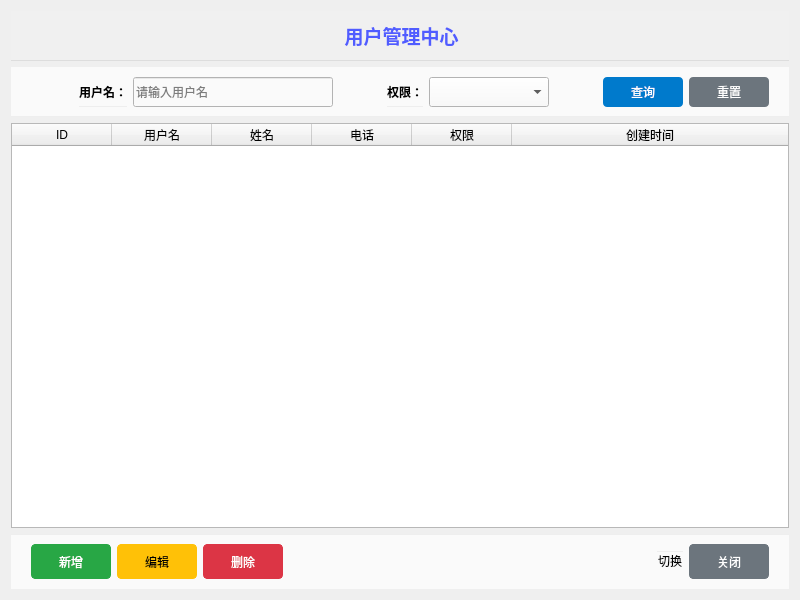
<?xml version="1.0" encoding="UTF-8"?>
<ui version="4.0">
 <class>UserManagerDialog</class>
 <widget class="QDialog" name="UserManagerDialog">
  <property name="geometry">
   <rect>
    <x>0</x>
    <y>0</y>
    <width>800</width>
    <height>600</height>
   </rect>
  </property>
  <property name="minimumSize">
   <size>
    <width>800</width>
    <height>600</height>
   </size>
  </property>
  <property name="windowTitle">
   <string>用户管理</string>
  </property>
  <layout class="QHBoxLayout" name="horizontalLayout">
   <item>
    <layout class="QGridLayout" name="gridLayout_2">
     <property name="horizontalSpacing">
      <number>8</number>
     </property>
     <item row="1" column="0">
      <widget class="QWidget" name="queryWidget" native="true">
       <property name="sizePolicy">
        <sizepolicy hsizetype="Preferred" vsizetype="Fixed">
         <horstretch>0</horstretch>
         <verstretch>0</verstretch>
        </sizepolicy>
       </property>
       <property name="styleSheet">
        <string notr="true">background-color: rgb(250, 250, 250);
border-bottom: 1px solid rgb(238, 238, 238);</string>
       </property>
       <layout class="QHBoxLayout" name="queryLayout">
        <property name="leftMargin">
         <number>20</number>
        </property>
        <property name="topMargin">
         <number>10</number>
        </property>
        <property name="rightMargin">
         <number>20</number>
        </property>
        <property name="bottomMargin">
         <number>10</number>
        </property>
        <item>
         <spacer name="horizontalSpacer_2">
          <property name="orientation">
           <enum>Qt::Orientation::Horizontal</enum>
          </property>
          <property name="sizeHint" stdset="0">
           <size>
            <width>40</width>
            <height>20</height>
           </size>
          </property>
         </spacer>
        </item>
        <item>
         <widget class="QLabel" name="labelQueryUser">
          <property name="styleSheet">
           <string notr="true">font-weight: bold;</string>
          </property>
          <property name="text">
           <string>用户名：</string>
          </property>
         </widget>
        </item>
        <item>
         <widget class="QLineEdit" name="lineEditQueryUser">
          <property name="sizePolicy">
           <sizepolicy hsizetype="Expanding" vsizetype="Fixed">
            <horstretch>1</horstretch>
            <verstretch>0</verstretch>
           </sizepolicy>
          </property>
          <property name="minimumSize">
           <size>
            <width>150</width>
            <height>30</height>
           </size>
          </property>
          <property name="maximumSize">
           <size>
            <width>200</width>
            <height>30</height>
           </size>
          </property>
          <property name="placeholderText">
           <string>请输入用户名</string>
          </property>
         </widget>
        </item>
        <item>
         <spacer name="horizontalSpacer_3">
          <property name="orientation">
           <enum>Qt::Orientation::Horizontal</enum>
          </property>
          <property name="sizeHint" stdset="0">
           <size>
            <width>40</width>
            <height>20</height>
           </size>
          </property>
         </spacer>
        </item>
        <item>
         <widget class="QLabel" name="labelQueryRole">
          <property name="styleSheet">
           <string notr="true">font-weight: bold;</string>
          </property>
          <property name="text">
           <string>权限：</string>
          </property>
         </widget>
        </item>
        <item>
         <widget class="QComboBox" name="comboBoxQueryRole">
          <property name="sizePolicy">
           <sizepolicy hsizetype="Fixed" vsizetype="Fixed">
            <horstretch>0</horstretch>
            <verstretch>0</verstretch>
           </sizepolicy>
          </property>
          <property name="minimumSize">
           <size>
            <width>120</width>
            <height>30</height>
           </size>
          </property>
          <property name="maximumSize">
           <size>
            <width>120</width>
            <height>30</height>
           </size>
          </property>
         </widget>
        </item>
        <item>
         <spacer name="horizontalSpacer_4">
          <property name="orientation">
           <enum>Qt::Orientation::Horizontal</enum>
          </property>
          <property name="sizeHint" stdset="0">
           <size>
            <width>40</width>
            <height>20</height>
           </size>
          </property>
         </spacer>
        </item>
        <item>
         <widget class="QPushButton" name="btnQuery">
          <property name="sizePolicy">
           <sizepolicy hsizetype="Fixed" vsizetype="Fixed">
            <horstretch>0</horstretch>
            <verstretch>0</verstretch>
           </sizepolicy>
          </property>
          <property name="minimumSize">
           <size>
            <width>80</width>
            <height>30</height>
           </size>
          </property>
          <property name="maximumSize">
           <size>
            <width>80</width>
            <height>30</height>
           </size>
          </property>
          <property name="styleSheet">
           <string notr="true">background-color: rgb(0, 122, 204);
color: white;
border: none;
padding: 6px 15px;
border-radius: 4px;</string>
          </property>
          <property name="text">
           <string>查询</string>
          </property>
         </widget>
        </item>
        <item>
         <widget class="QPushButton" name="btnResetQuery">
          <property name="sizePolicy">
           <sizepolicy hsizetype="Fixed" vsizetype="Fixed">
            <horstretch>0</horstretch>
            <verstretch>0</verstretch>
           </sizepolicy>
          </property>
          <property name="minimumSize">
           <size>
            <width>80</width>
            <height>30</height>
           </size>
          </property>
          <property name="maximumSize">
           <size>
            <width>80</width>
            <height>30</height>
           </size>
          </property>
          <property name="styleSheet">
           <string notr="true">background-color: rgb(108, 117, 125);
color: white;
border: none;
padding: 6px 15px;
border-radius: 4px;</string>
          </property>
          <property name="text">
           <string>重置</string>
          </property>
         </widget>
        </item>
       </layout>
      </widget>
     </item>
     <item row="2" column="0">
      <widget class="QTableWidget" name="tableUser">
       <property name="sizePolicy">
        <sizepolicy hsizetype="Expanding" vsizetype="Expanding">
         <horstretch>0</horstretch>
         <verstretch>0</verstretch>
        </sizepolicy>
       </property>
       <property name="horizontalScrollBarPolicy">
        <enum>Qt::ScrollBarPolicy::ScrollBarAsNeeded</enum>
       </property>
       <property name="sizeAdjustPolicy">
        <enum>QAbstractScrollArea::SizeAdjustPolicy::AdjustIgnored</enum>
       </property>
       <property name="autoScrollMargin">
        <number>16</number>
       </property>
       <property name="columnCount">
        <number>6</number>
       </property>
       <attribute name="horizontalHeaderHighlightSections">
        <bool>true</bool>
       </attribute>
       <attribute name="horizontalHeaderStretchLastSection">
        <bool>true</bool>
       </attribute>
       <attribute name="verticalHeaderVisible">
        <bool>false</bool>
       </attribute>
       <column>
        <property name="text">
         <string>ID</string>
        </property>
       </column>
       <column>
        <property name="text">
         <string>用户名</string>
        </property>
       </column>
       <column>
        <property name="text">
         <string>姓名</string>
        </property>
       </column>
       <column>
        <property name="text">
         <string>电话</string>
        </property>
       </column>
       <column>
        <property name="text">
         <string>权限</string>
        </property>
       </column>
       <column>
        <property name="text">
         <string>创建时间</string>
        </property>
       </column>
      </widget>
     </item>
     <item row="3" column="0">
      <widget class="QWidget" name="buttonSection" native="true">
       <property name="styleSheet">
        <string notr="true">background-color: rgb(250, 250, 250);
border-top: 1px solid rgb(238, 238, 238);</string>
       </property>
       <layout class="QGridLayout" name="gridLayout">
        <property name="leftMargin">
         <number>20</number>
        </property>
        <property name="topMargin">
         <number>10</number>
        </property>
        <property name="rightMargin">
         <number>20</number>
        </property>
        <property name="bottomMargin">
         <number>10</number>
        </property>
        <item row="0" column="1">
         <widget class="QPushButton" name="btnEditUser">
          <property name="sizePolicy">
           <sizepolicy hsizetype="Fixed" vsizetype="Fixed">
            <horstretch>0</horstretch>
            <verstretch>0</verstretch>
           </sizepolicy>
          </property>
          <property name="minimumSize">
           <size>
            <width>80</width>
            <height>35</height>
           </size>
          </property>
          <property name="maximumSize">
           <size>
            <width>80</width>
            <height>35</height>
           </size>
          </property>
          <property name="styleSheet">
           <string notr="true">background-color: rgb(255, 193, 7);
color: black;
border: 1px solid rgb(255, 193, 7);
padding: 8px 0px;
border-radius: 4px;
width: 80px;
height: 35px;</string>
          </property>
          <property name="text">
           <string>编辑</string>
          </property>
         </widget>
        </item>
        <item row="0" column="2">
         <widget class="QPushButton" name="btnDeleteUser">
          <property name="sizePolicy">
           <sizepolicy hsizetype="Fixed" vsizetype="Fixed">
            <horstretch>0</horstretch>
            <verstretch>0</verstretch>
           </sizepolicy>
          </property>
          <property name="minimumSize">
           <size>
            <width>80</width>
            <height>35</height>
           </size>
          </property>
          <property name="maximumSize">
           <size>
            <width>80</width>
            <height>35</height>
           </size>
          </property>
          <property name="styleSheet">
           <string notr="true">background-color: rgb(220, 53, 69);
color: white;
border: 1px solid rgb(220, 53, 69);
padding: 8px 0px;
border-radius: 4px;
width: 80px;
height: 35px;</string>
          </property>
          <property name="text">
           <string>删除</string>
          </property>
         </widget>
        </item>
        <item row="0" column="0">
         <widget class="QPushButton" name="btnAddUser">
          <property name="sizePolicy">
           <sizepolicy hsizetype="Fixed" vsizetype="Fixed">
            <horstretch>0</horstretch>
            <verstretch>0</verstretch>
           </sizepolicy>
          </property>
          <property name="minimumSize">
           <size>
            <width>80</width>
            <height>35</height>
           </size>
          </property>
          <property name="maximumSize">
           <size>
            <width>80</width>
            <height>35</height>
           </size>
          </property>
          <property name="styleSheet">
           <string notr="true">background-color: rgb(40, 167, 69);
color: white;
border: 1px solid rgb(40, 167, 69);
padding: 8px 0px;
border-radius: 4px;
width: 80px;
height: 35px;</string>
          </property>
          <property name="text">
           <string>新增</string>
          </property>
         </widget>
        </item>
        <item row="0" column="5">
         <widget class="QPushButton" name="btnClose">
          <property name="sizePolicy">
           <sizepolicy hsizetype="Fixed" vsizetype="Fixed">
            <horstretch>0</horstretch>
            <verstretch>0</verstretch>
           </sizepolicy>
          </property>
          <property name="minimumSize">
           <size>
            <width>80</width>
            <height>35</height>
           </size>
          </property>
          <property name="maximumSize">
           <size>
            <width>80</width>
            <height>35</height>
           </size>
          </property>
          <property name="styleSheet">
           <string notr="true">background-color: rgb(108, 117, 125);
color: white;
border: 1px solid rgb(108, 117, 125);
padding: 8px 0px;
border-radius: 4px;
width: 80px;
height: 35px;</string>
          </property>
          <property name="text">
           <string>关闭</string>
          </property>
         </widget>
        </item>
        <item row="0" column="3">
         <spacer name="horizontalSpacer">
          <property name="orientation">
           <enum>Qt::Orientation::Horizontal</enum>
          </property>
          <property name="sizeType">
           <enum>QSizePolicy::Policy::Expanding</enum>
          </property>
          <property name="sizeHint" stdset="0">
           <size>
            <width>1</width>
            <height>20</height>
           </size>
          </property>
         </spacer>
        </item>
        <item row="0" column="4">
         <widget class="QPushButton" name="on_btnSettings">
          <property name="text">
           <string>切换</string>
          </property>
         </widget>
        </item>
       </layout>
      </widget>
     </item>
     <item row="0" column="0">
      <widget class="QLabel" name="labelTitle">
       <property name="styleSheet">
        <string notr="true">background-color: rgb(240, 240, 240);
padding: 10px;
font-weight: bold;
border-bottom: 1px solid rgb(221, 221, 221);</string>
       </property>
       <property name="text">
        <string>&lt;html&gt;&lt;head/&gt;&lt;body&gt;&lt;p align=&quot;center&quot;&gt;&lt;span style=&quot; font-size:14pt; color:#505cff;&quot;&gt;用户管理中心&lt;/span&gt;&lt;/p&gt;&lt;/body&gt;&lt;/html&gt;</string>
       </property>
      </widget>
     </item>
    </layout>
   </item>
  </layout>
 </widget>
 <resources/>
 <connections/>
</ui>
